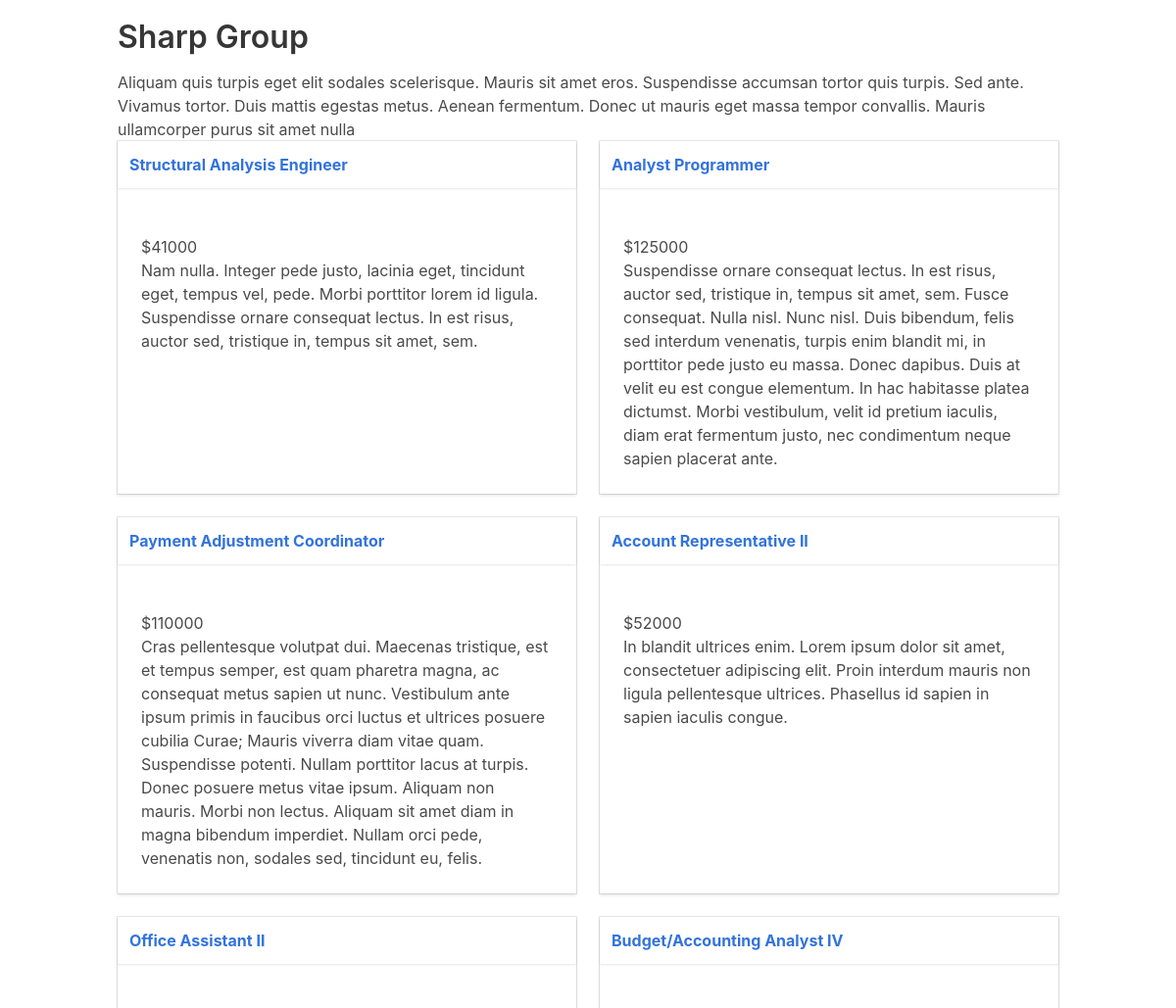
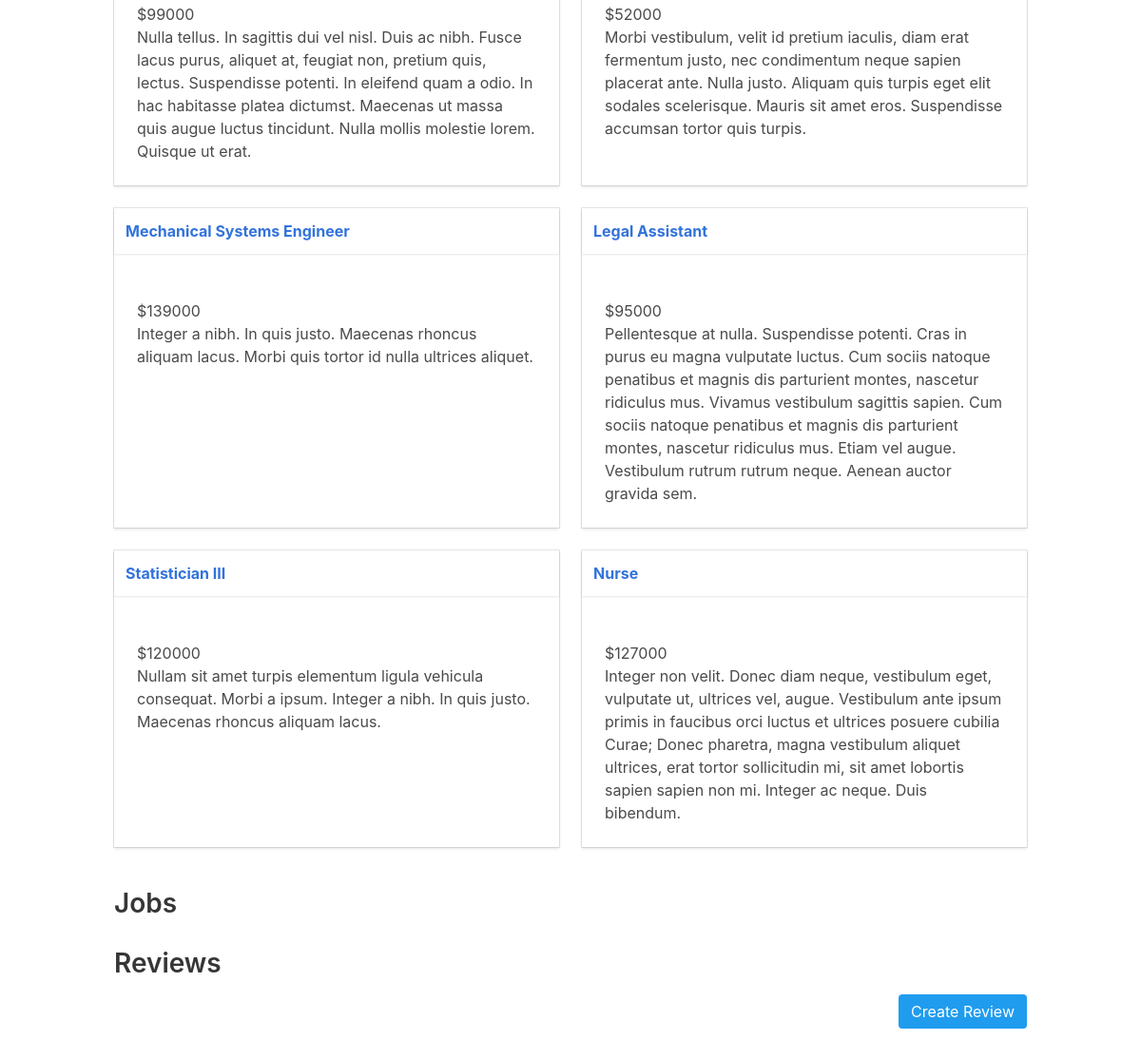
Page /employer/1 on the earlier database version (2 pictures, top to bottom).
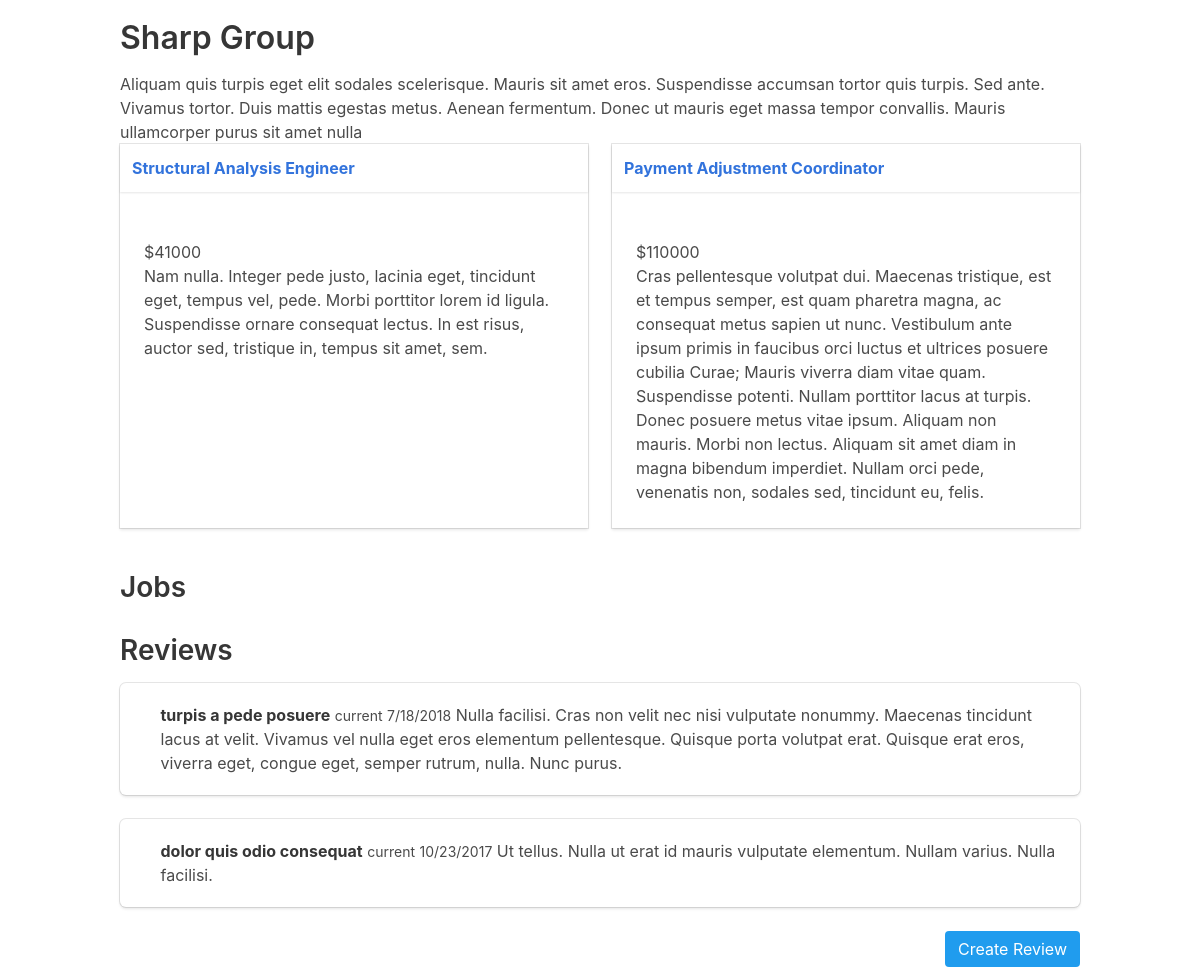
Same page on the later database version.
### tables this page shows
CREATE TABLE employer (id INTEGER PRIMARY KEY AUTOINCREMENT, name VARCHAR NOT NULL, description TEXT, address VARCHAR NOT NULL, city VARCHAR NOT NULL, state VARCHAR NOT NULL, zip VARCHAR NOT NULL);

CREATE TABLE job (id INTEGER PRIMARY KEY AUTOINCREMENT, title VARCHAR NOT NULL, description TEXT NOT NULL, salary VARCHAR NOT NULL, employer_id INT NOT NULL);

CREATE TABLE review (id integer PRIMARY KEY AUTOINCREMENT, review TEXT DEFAULT NULL, rating INTEGER, title VARCHAR, date DATETIME, status VARCHAR, employer_id INTEGER);

### jobs/app.py (the view)
@app.route('/employer/<employer_id>')
def employer(employer_id):
    employer = execute_sql('SELECT * FROM employer WHERE id=?', employer_id, single=True)
    jobs = execute_sql('SELECT job.id, job.title, job.description, job.salary FROM job JOIN employer ON employer.id = job.employer_id WHERE employer.id = ?', [employer_id])
    reviews = execute_sql('SELECT review, rating, title, date, status FROM review JOIN employer ON employer.id = review.employer_id WHERE employer.id = ?', [employer_id])
    return render_template('employer.html', employer=employer, jobs=jobs, reviews=reviews)

### jobs/app.py (called while the page is built)
def open_connection():
    connection = getattr(g, '_connection', None)
    if connection is None:
        connection = g._connection = sqlite3.connect(PATH)
    connection.row_factory = sqlite3.Row
    return connection

@app.teardown_appcontext
def close_connection(exception):
    connection = getattr(g, '_connection', None)
    if connection is not None:
        connection.close()

def execute_sql(sql, values = (), commit = False, single = False):
    connection = open_connection()
    cursor = connection.execute(sql, values)
    if commit:
        results = connection.commit()
    else:
        results = cursor.fetchone() if single else cursor.fetchall()
    cursor.close()
    return results

### jobs/templates/employer.html (shortened to what this page needs)
{% extends('layout.html') %}
{% block content %}
  <div>
    <h1>{{ employer['name'] }}</h1>
    <div class="description">
      <p>{{ employer['description'] }}</p>
    </div>
  </div>
  {{ show_jobs(jobs) }}
  <h2>Jobs</h2>
  <h2>Reviews</h2>
    {% for review in reviews %}
    <div class="box">
      <article class="media">
        <div class="media-left">
        </div>
        <div class="media-content">
          <div class="content">
            <p>
              <strong>{{ review['title'] }}</strong>
              <small>{{ review['status'] }}</small>
              <small>{{ review['date'] }}</small>
              {{ review['review'] }}
            </p>
          </div>
        </div>
      </article>
    </div>
    {% endfor %}
  <div class="columns">
    <div class="column">
      <a class="button is-info is-pulled-right" href="{{ url_for('review', employer_id=employer['id']) }}">Create Review</a>
    </div>
  </div>
{% endblock %}

### jobs/templates/layout.html (shortened to what this page needs)
{% from '_macros.html' import show_job, show_jobs with context %}
<!doctype html>
<html>
  <head>
    <link rel="stylesheet" href="{{url_for('static', filename='css/bulma.min.css')}}" />
    <link rel="stylesheet" type="text/css" href="{{url_for('static', filename='css/app.css')}}" />
    <link rel="stylesheet" type="text/css" href="https://use.fontawesome.com/releases/v5.2.0/css/all.css" />
  </head>
  <body>
    <div class="container top">
      <div class="content">
        {% block content %}
        {% endblock %}
      </div>
    </div>
  </body>
</html>

### jobs/templates/_macros.html
{%  macro show_job(job) %}
  <div class="card adjust-height">
    <header class="card-header">
      <p class="card-header-title">
        <a href=="{{ url_for('job', job_id=job['id']) }}">{{ job['title'] }}</a>
      </p>
    </header>
    <div class="card-content">
      <div class="content">
        <p><a href="{{ url_for('employer', employer_id=job['employer_id']) }}">{{ job['employer_name'] }}</a>
          <br />
          ${{ job['salary'] }}
          <br />
          {{ job['description'] }}
        </p>
      </div>
    </div>
  </div>
{%  endmacro %}
{%  macro show_jobs(jobs) %}
<div class="columns is-multiline">
  {% for job in jobs %}
    <div class="column is-half">
      {{ show_job(job) }}
    </div>
  {%  endfor %}
</div>
{%  endmacro %}

### jobs/static/css/app.css (style rules this page uses)
.adjust-height { height: 100%; }
.top { margin-top: 20px; }

Differences in the rows shown:
no longer on this page (row edited): job: title "Analyst Programmer", salary "125000", description "Suspendisse ornare consequat lectus. In est risus, auctor sed, tristique in, tempus sit amet, sem. Fusce consequat. Nulla nisl. Nunc nisl. Duis bibendum, felis sed interdum venenatis, turpis enim blandit mi, in porttitor pede justo eu massa. Donec dapibus. Duis at velit eu est congue elementum. In hac habitasse platea dictumst. Morbi vestibulum, velit id pretium iaculis, diam erat fermentum justo, nec condimentum neque sapien placerat ante."
removed job: title "Account Representative II", salary "52000", description "In blandit ultrices enim. Lorem ipsum dolor sit amet, consectetuer adipiscing elit. Proin interdum mauris non ligula pellentesque ultrices. Phasellus id sapien in sapien iaculis congue."
removed job: title "Office Assistant II", salary "99000", description "Nulla tellus. In sagittis dui vel nisl. Duis ac nibh. Fusce lacus purus, aliquet at, feugiat non, pretium quis, lectus. Suspendisse potenti. In eleifend quam a odio. In hac habitasse platea dictumst. Maecenas ut massa quis augue luctus tincidunt. Nulla mollis molestie lorem. Quisque ut erat."
removed job: title "Budget/Accounting Analyst IV", salary "52000", description "Morbi vestibulum, velit id pretium iaculis, diam erat fermentum justo, nec condimentum neque sapien placerat ante. Nulla justo. Aliquam quis turpis eget elit sodales scelerisque. Mauris sit amet eros. Suspendisse accumsan tortor quis turpis."
removed job: title "Mechanical Systems Engineer", salary "139000", description "Integer a nibh. In quis justo. Maecenas rhoncus aliquam lacus. Morbi quis tortor id nulla ultrices aliquet."
removed job: title "Legal Assistant", salary "95000", description "Pellentesque at nulla. Suspendisse potenti. Cras in purus eu magna vulputate luctus. Cum sociis natoque penatibus et magnis dis parturient montes, nascetur ridiculus mus. Vivamus vestibulum sagittis sapien. Cum sociis natoque penatibus et magnis dis parturient montes, nascetur ridiculus mus. Etiam vel augue. Vestibulum rutrum rutrum neque. Aenean auctor gravida sem."
removed job: title "Statistician III", salary "120000", description "Nullam sit amet turpis elementum ligula vehicula consequat. Morbi a ipsum. Integer a nibh. In quis justo. Maecenas rhoncus aliquam lacus."
removed job: title "Nurse", salary "127000", description "Integer non velit. Donec diam neque, vestibulum eget, vulputate ut, ultrices vel, augue. Vestibulum ante ipsum primis in faucibus orci luctus et ultrices posuere cubilia Curae; Donec pharetra, magna vestibulum aliquet ultrices, erat tortor sollicitudin mi, sit amet lobortis sapien sapien non mi. Integer ac neque. Duis bibendum."
added review: title "turpis a pede posuere", status "current", date "7/18/2018", review "Nulla facilisi. Cras non velit nec nisi vulputate nonummy. Maecenas tincidunt lacus at velit. Vivamus vel nulla eget eros elementum pellentesque. Quisque porta volutpat erat. Quisque erat eros, viverra eget, congue eget, semper rutrum, nulla. Nunc purus."
added review: title "dolor quis odio consequat", status "current", date "10/23/2017", review "Ut tellus. Nulla ut erat id mauris vulputate elementum. Nullam varius. Nulla facilisi."
